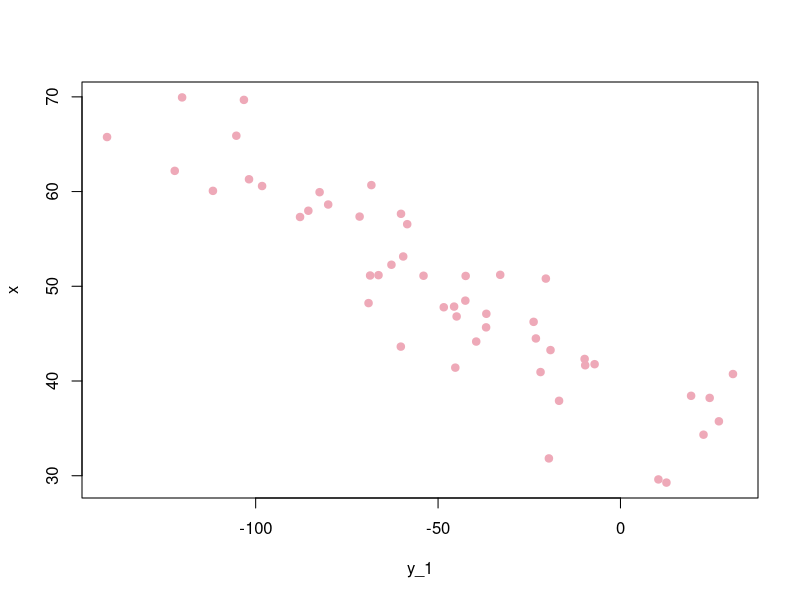

This figure's R source: (Note: this script raises an error after producing the figure.)
## ---- chunk 1

# RETA 1

ajusta_reta<-function(x,e) 150 - 4*x + e

x<-rnorm(50,50,9)
e<-rnorm(50,0,16)

y_1<-ajusta_reta(x,e)

cor(y_1,x) # correlacao
plot(y_1,x, col = 'pink2', pch = 19) # grafico

mL<-lm(y~x) 
summary(mL) # estimacao dos coeficientes, erro padrao, R^2

cor(y_1,x)**2

# Calcular IC

cota_sup<-mL$coefficients[2] + qt(0.975,98)* 0.1203
cota_inf<-mL$coefficients[2] - qt(0.975,98)* 0.1203
# nota: ultimo valor na formula eh o erro padrao de x

# Grafico dos residuos

library(ggfortify)

op<-par()
par(mfrow = c(2,2))
for(i in 1:4) plot(mL)
par(op)

autoplot(mL) # nao sei pq nao foi, o dos colegas foi

confint(mL, 'x', level = 0.95)
confint(mL,'(Intercep)',level = 0.75)

# vetor dos coeficientes do modelo linear (mL)
mL$coefficients

# tabelinha que apareceu no resultado do ajuste do modelo 
summary(mL)$coefficients # da para acessar os elementos como se acessa os de uma matriz

summary(mL)$sigma # desvio padrao estimado do modelo 
## ---- chunk 2

# RETA 2

ajusta_reta2<-function(z,e) 150 + 2.5*x + e

z<-rnorm(50,200,64)

y_2<-ajusta_reta2(z,e)


## ---- chunk 3
#| echo: false
2 * 2
